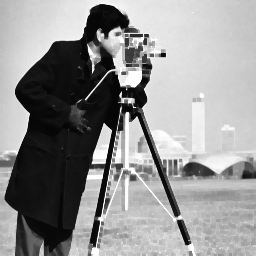
#> input picture Exercise5/output/exercise_05b_output_01.pgm, 256 x 256 px
$ python b5.py 5 output/exercise_05b_output_01.pgm out.png
#> lines starting #> are read from the running program, lines starting #| are printed output that depends on the picture
#> in main, img is the input picture: shape (256, 256); min 5, max 255, mean 146.8
### Exercise3/b3.py
#!/usr/bin/env python3
import sys
import cv2
import numpy as np
import os

def custom_dilation(img, kernel_size):
    """
    Perform morphological dilation on a grayscale image.

    Args:
        img (numpy.ndarray): Grayscale image.
        kernel_size (int): Size of the square kernel (should be odd).

    Returns:
        numpy.ndarray: Dilated image.
    """
#> called with kernel_size = 11
    h, w = img.shape
#> h = 256; w = 256
    pad = kernel_size // 2
    out = np.zeros_like(img)

    for y in range(h):
        for x in range(w):
            # Define the neighborhood bounds (handling borders).
            y_start = max(0, y - pad)
            y_end = min(h, y + pad + 1)
            x_start = max(0, x - pad)
            x_end = min(w, x + pad + 1)

            # Extract the valid neighborhood region.
            roi = img[y_start:y_end, x_start:x_end]

            # Assign the maximum value found in the region.
            out[y, x] = np.max(roi)
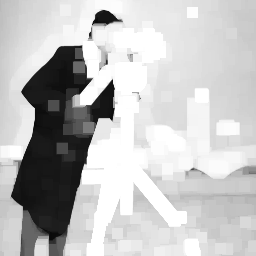
#> out: shape (256, 256); min 9, max 255, mean 192.9

    return out

# [59 lines left out: function run, not called in this run]

# [2 lines that do not run on import are left out]

### Exercise3/a3.py
#!/usr/bin/env python3
import sys
import cv2
import numpy as np
import os

def custom_erosion(img, kernel_size):
    """
    Perform morphological erosion on a grayscale image.

    Args:
        img (numpy.ndarray): Grayscale image.
        kernel_size (int): Size of the square kernel (should be odd).

    Returns:
        numpy.ndarray: Eroded image.
    """
#> called with kernel_size = 11
    h, w = img.shape
#> h = 256; w = 256
    pad = kernel_size // 2
    out = np.zeros_like(img)

    for y in range(h):
        for x in range(w):
            # Define the neighborhood bounds considering image limits.
            y_start = max(0, y - pad)
            y_end = min(h, y + pad + 1)
            x_start = max(0, x - pad)
            x_end = min(w, x + pad + 1)

            # Extract the valid neighborhood region.
            roi = img[y_start:y_end, x_start:x_end]

            # Assign the minimum value found in the region.
            out[y, x] = np.min(roi)
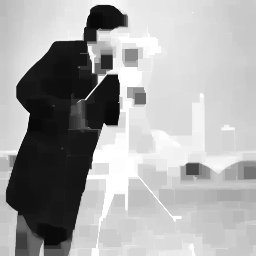
#> out: shape (256, 256); min 9, max 255, mean 166.6

    return out

# [59 lines left out: function run, not called in this run]

# [2 lines that do not run on import are left out]

### Exercise4/b4.py
#!/usr/bin/env python3
import sys
import cv2
import os
from Exercise3.a3 import custom_erosion
from Exercise3.b3 import custom_dilation

def custom_closing(img, kernel_size):
    """
    Perform morphological closing on a grayscale image.
    Closing is defined as dilation followed by erosion.

    Args:
        img (numpy.ndarray): Grayscale image.
        kernel_size (int): Size of the square kernel.

    Returns:
        numpy.ndarray: Image after closing.
    """
    return custom_erosion(custom_dilation(img, kernel_size), kernel_size)

# [55 lines left out: function run, not called in this run]

# [2 lines that do not run on import are left out]

### Exercise2/b2/b2.py
import cv2
import sys
import os
import numpy as np

def compare_images(image_path1, image_path2):
    """
    Reads two grayscale PGM images and compares them.
    Two images are equal if:
      - They have the same dimensions.
      - Every corresponding pixel has the same intensity.

    Args:
        image_path1 (str): Path to the first input PGM image.
        image_path2 (str): Path to the second input PGM image.

    Returns:
        bool: True if the images are equal, False otherwise.
    """
    img1 = cv2.imread(image_path1, cv2.IMREAD_GRAYSCALE)
    if img1 is None:
        raise ValueError(f"Unable to read image from '{image_path1}'. Check the path and format.")

    img2 = cv2.imread(image_path2, cv2.IMREAD_GRAYSCALE)
    if img2 is None:
        raise ValueError(f"Unable to read image from '{image_path2}'. Check the path and format.")

    if img1.shape != img2.shape:
        return False

    return np.array_equal(img1, img2)

# [41 lines left out: function run, not called in this run]

# [2 lines that do not run on import are left out]

### Exercise5/b5.py
#!/usr/bin/env python3
import sys
import cv2
import os
from Exercise4.b4 import custom_closing
from Exercise2.b2.b2 import compare_images

def main():
    """
    Checks the idempotence of the morphological closing operation.

    Usage:
      python exercise_05b.py <i> <input_image> <output_text_file>

      where:
       - <i> is an integer such that kernel size = 2*i + 1.
       - <input_image> is the path to the input PGM image.
       - <output_text_file> is the path to the text file where the result will be written.

    If no arguments are provided, default values are used:
      - i: 1 (kernel size becomes 3)
      - input_image: ./src/cam_74.pgm
      - output_text_file: ./output/exercise_05b_result.txt
    """
    script_dir = os.path.dirname(os.path.abspath(__file__))

    if len(sys.argv) == 1:
        # Default values.
        i = 1
        input_image_path = os.path.join(script_dir, "src", "cam_74.pgm")
        output_text_path = os.path.join(script_dir, "output", "exercise_05b_result.txt")
        print("No arguments provided. Using default values:")
        print("  i:", i, "-> kernel size =", 2 * i + 1)
        print("  Input image:", input_image_path)
        print("  Output text file:", output_text_path)
    elif len(sys.argv) < 4:
        print("Usage: python exercise_05b.py <i> <input_image> <output_text_file>")
        sys.exit(1)
    else:
        i = int(sys.argv[1])
        input_image_path = sys.argv[2]
        output_text_path = sys.argv[3]

    img = cv2.imread(input_image_path, cv2.IMREAD_GRAYSCALE)
    if img is None:
        print(f"Error: could not load image {input_image_path}")
        sys.exit(1)

    kernel_size = 2 * i + 1

    closed_once = custom_closing(img, kernel_size)
    closed_twice = custom_closing(closed_once, kernel_size)

    # Save intermediate results.
    output_img1 = os.path.join(script_dir, "output", "exercise_05b_output_01.pgm")
    output_img2 = os.path.join(script_dir, "output", "exercise_05b_output_02.pgm")
    os.makedirs(os.path.dirname(output_img1), exist_ok=True)
    cv2.imwrite(output_img1, closed_once)
    cv2.imwrite(output_img2, closed_twice)

    identical = compare_images(output_img1, output_img2)
#> identical = True

    with open(output_text_path, "w") as f:
        f.write(f"Closing is idempotent: {identical}\n")

    print(f"Comparison result saved in {output_text_path}")
    print("Closing is idempotent:", identical)
#| Closing is idempotent: True
    return identical

if __name__ == "__main__":
    main()
